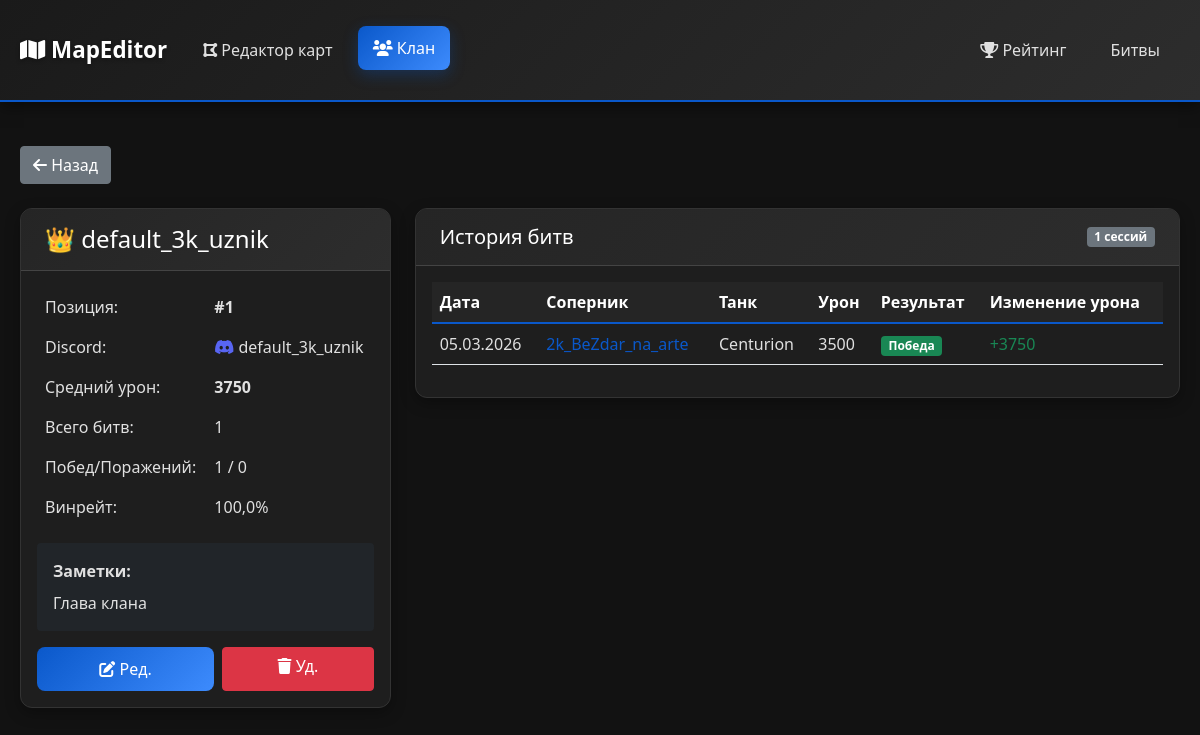
Screenshot of /clan/players/3/ with the database file from the repository.
### clan/models.py (models this page shows, shortened)
class Player(models.Model):
    nickname = models.CharField('Ник в игре', max_length=100, unique=True)
    discord_nick = models.CharField('Discord', max_length=100, blank=True, null=True)
    average_damage = models.IntegerField('Средний урон', default=0)
    commander_notes = models.TextField('Заметки командира', blank=True)
    position = models.IntegerField('Позиция в рейтинге', default=0)
    total_battles = models.IntegerField('Всего боев', default=0)
    position_history = models.JSONField('История позиций', default=list, blank=True)
    wins = models.IntegerField('Побед', default=0)
    losses = models.IntegerField('Поражений', default=0)
    created_at = models.DateTimeField('Дата добавления', auto_now_add=True)
    updated_at = models.DateTimeField('Обновлено', auto_now=True)
    is_active = models.BooleanField('Активный игрок', default=True)
    class Meta:
        verbose_name = 'Игрок'
        verbose_name_plural = 'Игроки'
        ordering = ['-average_damage']
    def win_rate(self):
        if self.total_battles == 0:
            return 0
        return round((self.wins / self.total_battles) * 100, 1)
    def get_rank_emoji(self):
        if self.position == 1:
            return "👑"
        elif self.position <= 3:
            return "🏆"
        elif self.position <= 5:
            return "⭐"
        elif self.position <= 10:
            return "💫"
        else:
            return "⚔️"

class DuelSession(models.Model):
    player1 = models.ForeignKey(
        Player,
        on_delete=models.CASCADE,
        related_name='sessions_as_player1'
    )
    player2 = models.ForeignKey(
        Player,
        on_delete=models.CASCADE,
        related_name='sessions_as_player2'
    )
    tank1 = models.CharField('Танк игрока 1', max_length=100, default='Не указан')
    tank2 = models.CharField('Танк игрока 2', max_length=100, default='Не указан')
    player1_battle_damage = models.IntegerField('Урон игрока 1', default=0)
    player2_battle_damage = models.IntegerField('Урон игрока 2', default=0)
    player1_damage_change = models.IntegerField('Изменение урона P1', default=0)
    player2_damage_change = models.IntegerField('Изменение урона P2', default=0)
    winner = models.ForeignKey(
        Player,
        on_delete=models.SET_NULL,
        null=True,
        blank=True,
        related_name='won_sessions'
    )
    old_position_player1 = models.IntegerField('Позиция P1 до', default=0)
    old_position_player2 = models.IntegerField('Позиция P2 до', default=0)
    new_position_player1 = models.IntegerField('Позиция P1 после', default=0)
    new_position_player2 = models.IntegerField('Позиция P2 после', default=0)
    position_changed = models.BooleanField('Позиции изменились', default=False)
    session_date = models.DateTimeField('Дата сессии', auto_now_add=True)
    notes = models.TextField('Заметки', blank=True)
    class Meta:
        verbose_name = 'Дуэльная сессия'
        verbose_name_plural = 'Дуэльные сессии'
        ordering = ['-session_date']

### clan/views.py (the view)
# urls.py: path('players/<int:player_id>/', views.player_detail, name='player_detail'),
def player_detail(request, player_id):
    player = get_object_or_404(Player, id=player_id)
    sessions = DuelSession.objects.filter(
        Q(player1=player) | Q(player2=player)
    ).select_related('player1', 'player2', 'winner').order_by('-session_date')
    damage_changes = []
    for session in sessions:
        if session.player1 == player and session.player1_damage_change != 0:
            damage_changes.append({
                'date': session.session_date,
                'change': session.player1_damage_change,
                'opponent': session.player2.nickname
            })
        elif session.player2 == player and session.player2_damage_change != 0:
            damage_changes.append({
                'date': session.session_date,
                'change': session.player2_damage_change,
                'opponent': session.player1.nickname
            })
    context = {
        'player': player,
        'sessions': sessions,
        'damage_changes': damage_changes,
    }
    return render(request, 'clan/player_detail.html', context)

### templates/clan/player_detail.html (shortened to what this page needs)
{% extends 'clan/base_clan.html' %}
{% load static %}
{% block content %}
<div class="mb-4">
    <a href="{% url 'clan:player_list' %}" class="btn btn-secondary">
        <i class="fas fa-arrow-left"></i> Назад
    </a>
</div>
<div class="row">
    <div class="col-md-4">
        <div class="card mb-4">
            <div class="card-header">
                <h4 class="mb-0">
                    {{ player.get_rank_emoji }} {{ player.nickname }}
                </h4>
            </div>
            <div class="card-body">
                <table class="table table-borderless">
                    <tr><td>Позиция:</td><td><strong>#{{ player.position }}</strong></td></tr>
                    <tr>
                        <td>Discord:</td>
                        <td>
                            {% if player.discord_nick %}
                                <i class="fab fa-discord" style="color:#5865F2;"></i> {{ player.discord_nick }}
                            {% else %}<span class="text-muted">—</span>{% endif %}
                        </td>
                    </tr>
                    <tr><td>Средний урон:</td><td><strong>{{ player.average_damage }}</strong></td></tr>
                    <tr><td>Всего битв:</td><td>{{ player.total_battles }}</td></tr>
                    <tr><td>Побед/Поражений:</td><td>{{ player.wins }} / {{ player.losses }}</td></tr>
                    <tr><td>Винрейт:</td><td>{{ player.win_rate }}%</td></tr>
                </table>
                {% if player.commander_notes %}
                <div class="mt-3 p-3 bg-dark rounded">
                    <strong>Заметки:</strong>
                    <p class="mb-0 mt-2">{{ player.commander_notes }}</p>
                </div>
                {% endif %}
                <div class="mt-3 d-flex gap-2">
                    <a href="{% url 'clan:player_edit' player.id %}" class="btn btn-clan flex-grow-1">
                        <i class="fas fa-edit"></i> Ред.
                    </a>
                    <a href="{% url 'clan:player_delete' player.id %}" class="btn btn-danger flex-grow-1">
                        <i class="fas fa-trash"></i> Уд.
                    </a>
                </div>
            </div>
        </div>
    </div>
    <div class="col-md-8">
        <div class="card">
            <div class="card-header d-flex justify-content-between align-items-center">
                <h5 class="mb-0">История битв</h5>
                <span class="badge bg-secondary">{{ sessions.count }} сессий</span>
            </div>
            <div class="card-body">
                <div class="table-responsive">
                    <table class="table">
                        <thead>
                            <tr>
                                <th>Дата</th>
                                <th>Соперник</th>
                                <th>Танк</th>
                                <th>Урон</th>
                                <th>Результат</th>
                                <th>Изменение урона</th>
                            </tr>
                        </thead>
                        <tbody>
                            {% for session in sessions %}
                            <tr>
                                <td>{{ session.session_date|date:"d.m.Y" }}</td>
                                <td>
                                    {% if session.player1 == player %}
                                        <a href="{% url 'clan:player_detail' session.player2.id %}" class="player-link">
                                            {{ session.player2.nickname }}
                                        </a>
                                    {% else %}
                                        <a href="{% url 'clan:player_detail' session.player1.id %}" class="player-link">
                                            {{ session.player1.nickname }}
                                        </a>
                                    {% endif %}
                                </td>
                                <td>
                                    {% if session.player1 == player %}
                                        {{ session.tank1 }}
                                    {% else %}
                                        {{ session.tank2 }}
                                    {% endif %}
                                </td>
                                <td>
                                    {% if session.player1 == player %}
                                        {{ session.player1_battle_damage }}
                                    {% else %}
                                        {{ session.player2_battle_damage }}
                                    {% endif %}
                                </td>
                                <td>
                                    {% if session.winner == player %}
                                        <span class="badge bg-success">Победа</span>
                                    {% elif session.winner %}
                                        <span class="badge bg-danger">Поражение</span>
                                    {% else %}
                                        <span class="badge bg-secondary">—</span>
                                    {% endif %}
                                </td>
                                <td>
                                    {% if session.player1 == player and session.player1_damage_change != 0 %}
                                        <span class="{% if session.player1_damage_change > 0 %}text-success{% else %}text-danger{% endif %}">
                                            {% if session.player1_damage_change > 0 %}+{% endif %}{{ session.player1_damage_change }}
                                        </span>
                                    {% elif session.player2 == player and session.player2_damage_change != 0 %}
                                        <span class="{% if session.player2_damage_change > 0 %}text-success{% else %}text-danger{% endif %}">
                                            {% if session.player2_damage_change > 0 %}+{% endif %}{{ session.player2_damage_change }}
                                        </span>
                                    {% else %}
                                        <span class="text-muted">—</span>
                                    {% endif %}
                                </td>
                            </tr>
                            {% empty %}
                            <tr><td colspan="6" class="text-center py-4">Нет записей</td></tr>
                            {% endfor %}
                        </tbody>
                    </table>
                </div>
            </div>
        </div>
    </div>
</div>
{% endblock %}

### templates/clan/base_clan.html (style rules this page uses)
body { background-color: #121212; color: #e0e0e0; font-family: 'Segoe UI', Tahoma, Geneva, Verdana, sans-serif; }
.card { background: #1e1e1e; border: 1px solid #333; border-radius: 12px; box-shadow: 0 5px 15px rgba(0,0,0,0.3); overflow: hidden; }
.card-header { background: linear-gradient(135deg, #252525 0%, #2d2d2d 100%); border-bottom: 1px solid #444; padding: 1rem 1.5rem; font-weight: 600; color: #fff; }
.table { color: #e0e0e0; }
.table thead th { background: #252525; border-bottom: 2px solid #0a58ca; color: #fff; font-weight: 600; }
.btn-clan { background: linear-gradient(135deg, #0a58ca 0%, #3d8bfd 100%); border: none; color: white; padding: 10px 20px; border-radius: 8px; font-weight: 500; transition: all 0.3s; text-decoration: none; display: inline-block; }

### templates/clan/player_detail.html (style rules this page uses)
.player-link { color: #0a58ca !important; text-decoration: none !important; }

### rows the page displays
Player: get_rank_emoji "👑", nickname "default_3k_uznik", position "1", discord_nick "default_3k_uznik", average_damage "3750", total_battles "1", wins "1", losses "0", win_rate "100,0", commander_notes "Глава клана"
DuelSession: session_date "05.03.2026", player2.nickname "2k_BeZdar_na_arte", tank1 "Centurion", player1_battle_damage "3500", shows "Победа", player1_damage_change "3750"

### other values shown
{{ sessions.count }} "1"
